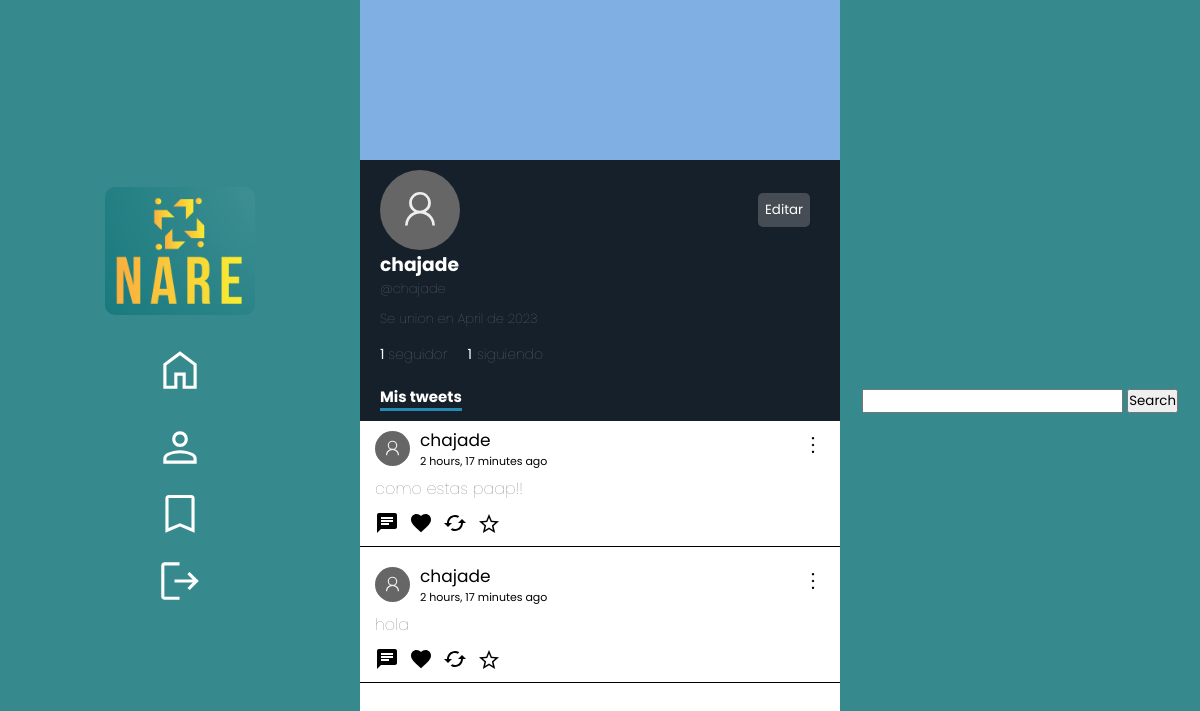
Before: /profiles/chajade (signed in) with the older database file.
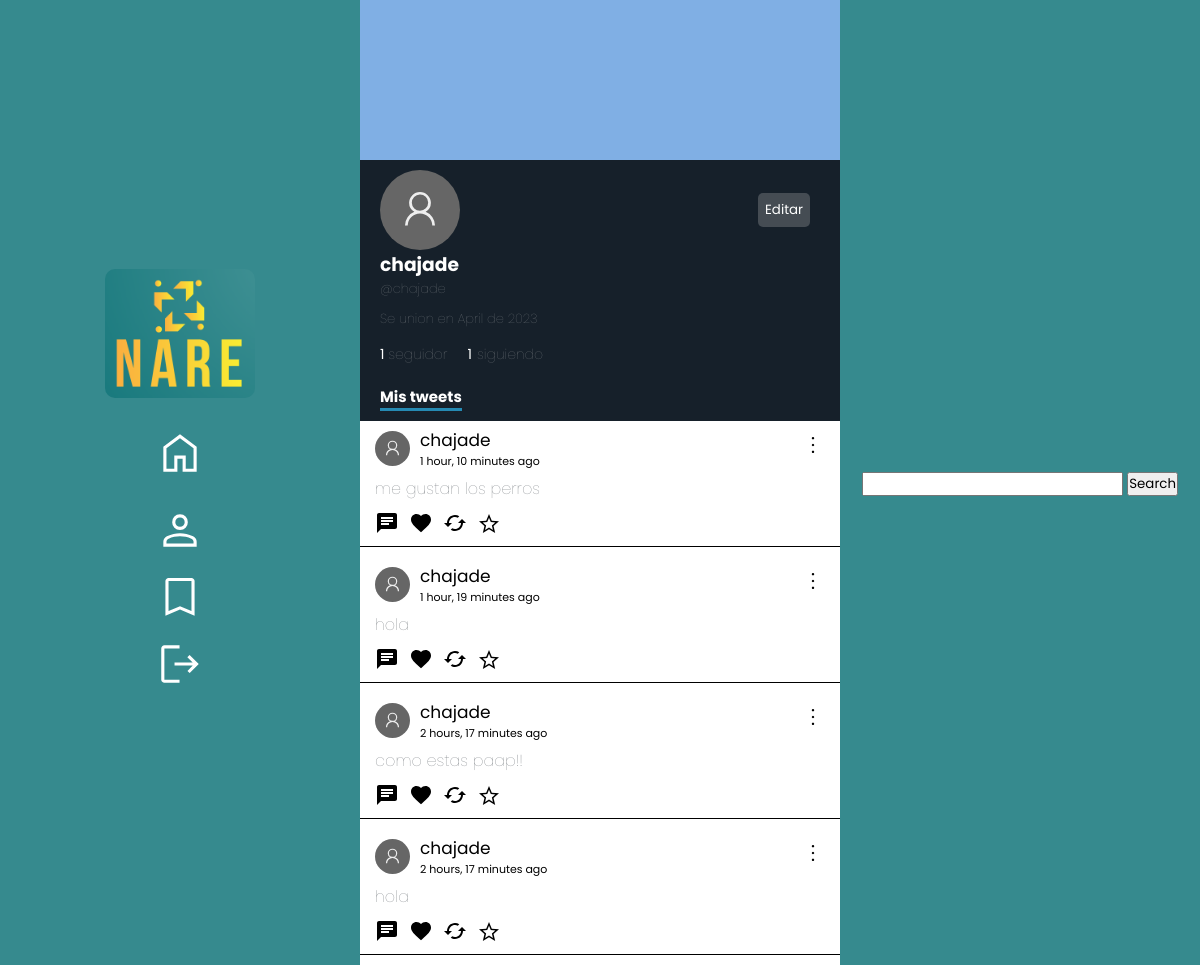
After: the same page with the newer database file.
### profiles/models.py (models this page shows, shortened)
class Profiles(models.Model):
    user = models.ForeignKey(User, null=True, on_delete=models.CASCADE )
    username = models.CharField(max_length=30, null=True, default="")
    keeps = models.ManyToManyField(Tweet, related_name='kept_by_profiles', blank=True)
    biography = models.TextField(max_length=250,  null=True, default="", blank=True)
    profileImage = models.ImageField(null=True, blank=True, upload_to='profileImages')
    followers = models.IntegerField(default=0)
    followers_users = models.ManyToManyField('self', symmetrical=False, related_name="followage", blank=True)
    followed_users = models.ManyToManyField('self', symmetrical=False, related_name='following', blank=True)
    birthday = models.DateField(null=True, default=timezone.now)
    created_at = models.DateTimeField(auto_now_add=True)

### tweets/models.py (models this page shows)
class Tweet(models.Model):
    user = models.ForeignKey(User, null=True, on_delete=models.CASCADE)
    content = models.TextField(max_length=180)
    created_at = models.DateTimeField(auto_now_add=True)
    likes = models.IntegerField(default=0)
    likes_users = models.ManyToManyField(User, related_name="likes_tweets")
    retweets = models.IntegerField(default=0)
    parent_tweet = models.IntegerField(null=True)

### profiles/views.py (the view)
# urls.py: path('profiles/<str:account>', views.myProfile, name="myProfile"),
def myProfile(request, account):
    cant_followers = 0
    cant_following = 0
    current_profile = ""
    current_profile = Profiles.objects.get(user__username = request.user.username)
    if request.user.is_authenticated and request.user.username == account:
        current_profile = Profiles.objects.get(user__username = request.user.username)
    user = Profiles.objects.get(username=account)
    followers = user.followers_users.all()
    following = user.followed_users.all()
    cant_following = user.followed_users.all().count()
    cant_followers = int(user.followers)
    tweets = Tweet.objects.filter(user__username=account).all()
    print(cant_followers)
    print(cant_following)
    cant_following = user.followed_users.all().count()
    return render(request, 'myProfile.html', {
        'usuario': user,
        'current_user': current_profile,
        'is_self': request.user.is_authenticated and request.user.username == account,
        'followers': followers,
        'cant_followers': cant_followers,
        'tweets': tweets,
        'cant_following': cant_following,
        'following': following
    })

### profiles/templates/myProfile.html (shortened to what this page needs)
{% extends 'base.html' %}
{% load static %}
    {% block content %}
    <link rel="stylesheet" href="{% static 'myProfile.css' %}">
    <link rel="stylesheet" href="{% static 'globalFeed.css' %}">
        <div class="profile">
            <div class="profile-banner">
            </div>
            <div class="profile-info">
                <div class="top">
                    {% if is_self %}
                        <button class="editButton">Editar</button>
                    {% endif %}
                </div>
                <div class="followName">
                    <h3 class="username">{{usuario.user.username}}</h3>
                </div>
                <h4 class="atName">@{{usuario.username}}</h4>
                <h4 class="createdAt">Se union en {{ usuario.created_at|date:"F" }} de {{ usuario.created_at|date:"Y" }}</h4>
                <div class="followers-info">
                    {% if cant_followers == 1 %}
                        <a href="#" class="cant_followers">{{cant_followers}} <span>seguidor</span></a>
                    {% else %}
                        <a href="#" class="cant_followers">{{cant_followers}} <span>seguidores</span></a>
                    {% endif %}
                    <a href="#" class="following">{{cant_following}}<span  class="cant_following">siguiendo</span></a>
                </div>
                <h1 class="myTweets">Mis tweets</h1>
            </div>
                <div class="tweets">
                    {% for tweet in tweets %}
                            {% include 'Tweet.html' %}
                    {% endfor %}
                </div>
    {% endblock content %}

### tweets/templates/base.html (shortened to what this page needs)
{% load static %}
<!DOCTYPE html>
<html lang="es">
  <head>
    <link rel="stylesheet" href="{% static 'base.css' %}" />
  </head>
  <body>
    <div class="container">
      <nav class="navbar-1">
          <ul>
            <img src="{% static 'logo.png' %}" class="logo">
            <li><a href="{% url 'globalFeed' %}"><img  class="img-ul" src="{% static 'home_FILL0_wght400_GRAD0_opsz48.svg' %}"></a><li>
            {% if user.is_authenticated %}
            <li><a href="{% url 'myProfile' user.username %}"><img class="img-ul"  src="{% static 'person_FILL0_wght400_GRAD0_opsz48.svg'%}" ></a></li>
            <li><a href="{% url 'keeped' user.username %}"><img class="img-ul"  src="{% static 'bookmark_FILL0_wght400_GRAD0_opsz48.svg' %}"></a></li>
            <li><a href="{% url 'logout' %}"><img  class="img-ul" src="{% static 'logout_FILL0_wght400_GRAD0_opsz48.svg' %}"></a></li>
            {% else %}
            <li><a href="{% url 'signup' %}">SIGN UP</a></li>
            <li><a href="{% url 'signin' %}">SIGN IN</a></li>
            {% endif %}
          </ul>
        </nav>
        <main class="baseMain">
          {% block content %}
          {% endblock %}
      <nav class="navbar-2">
        <form action="{% url 'search' %}">
              <input type="text" class="searchbar" name="search">
              <button>
                Search
              </button>
            </form>
      </nav>
  </body>
</html>

### tweets/templates/Tweet.html (shortened to what this page needs)
<a href="{% url 'tweetDetails' tweet.id %}" class="tweet">
    <div class="div-content" id="{{tweet.id}}">
        <div class="tweetHead">
            <div class="fotoPerfil">
                <form action="{% url 'myProfile' tweet.user.username %}" class="formName">
                    <button class="usernameTweet">{{tweet.user.username}}</button>
                    <p class="timeAgo">{{tweet.created_at|timesince}} ago</p>
                </form>
            </div>
            <div class="tweetOptions">
                <button  class="optionButtons" data="true"></button>
            </div>
        </div>
        <span class="tweetMessage">{{tweet.content}}</span>
        <div class="buttons">
            <button class="msgButton" id="{{tweet.id}}">
                    <svg class="msgSvg" xmlns="http://www.w3.org/2000/svg" height="24px" viewBox="0 0 24 24" width="24px" fill="#000000">
                        <path d="M0 0h24v24H0z" fill="none"/>
                        <path d="M20 2H4c-1.1 0-1.99.9-1.99 2L2 22l4-4h14c1.1 0 2-.9 2-2V4c0-1.1-.9-2-2-2zM6 9h12v2H6V9zm8 5H6v-2h8v2zm4-6H6V6h12v2z"/>
                    </svg>
                </button>
                <form action="{% url 'like' tweet.id %}" class="likeForm">
                    <button class="likeBtn">
                    </button>
                </form>
                <form>
                    <button>
                    </button>
                </form>
                <form action="{% url 'keepTweets' tweet.id %}">
                    <button>
                        {% if tweet in profile.keeps.all %}
                            <svg class="keepSvg saved" xmlns="http://www.w3.org/2000/svg" height="24px" viewBox="0 96 960 960" width="24px"><path fill="rgb(211, 165, 15)" d="m323 851 157-94 157 95-42-178 138-120-182-16-71-168-71 167-182 16 138 120-42 178Zm-90 125 65-281L80 506l288-25 112-265 112 265 288 25-218 189 65 281-247-149-247 149Zm247-355Z"/></svg>
                        {% else %}
                            <svg class="keepSvg" xmlns="http://www.w3.org/2000/svg" height="24px" viewBox="0 96 960 960" width="24px"><path d="m323 851 157-94 157 95-42-178 138-120-182-16-71-168-71 167-182 16 138 120-42 178Zm-90 125 65-281L80 506l288-25 112-265 112 265 288 25-218 189 65 281-247-149-247 149Zm247-355Z"/></svg>
                        {% endif %}
                    </button>
                </form>
            </div>
        </a>
    </div>

### tweets/static/base.css (style rules this page uses)
* { margin: 0; padding: 0; font-family: 'Poppins', sans-serif; }
.container { display: flex; justify-content: center; width: 100%; position: relative; }
.baseMain { height: 100vh; display: flex; width: 40vw; }
.navbar-1, .navbar-2 { width: 30vw; background-color: #368a8e; display: flex; flex-direction: column; justify-content: center; align-items: center; height: 100%; }
.navbar-1 { position: fixed; left: 0; top: 0; z-index: 10; }
.navbar-2 { position: fixed; right: 0; top: 0; z-index: 10; }
ul { display: flex; flex-direction: column; gap: 10px; color: white; align-items: center; justify-content: center; }
ul img { width: 150px; border-radius: 10px; }
ul li { list-style: none; }
ul li a { text-decoration: none; color: white; }
.img-ul { width: 50px; }
.logo { margin-bottom: 20px; }

### tweets/static/myProfile.css (style rules this page uses)
main { display: flex; flex-direction: column; justify-content: center; align-items: center; height: 100vh; }
.profile { width: 100%; }
.profile-banner { height: 20vh; width: 100%; background-color: rgb(128, 175, 228); }
.profile-info { width: 100%; height: auto; background-color: rgba(22, 32, 42, 1); color: white; padding: 10px; padding-left: 20px; }
.atName, .createdAt { color: rgba(113, 118, 123, 1); font-weight: 100; font-size: 13px; }
.createdAt { margin-top: 10px; }
.followers-info { margin-top: 15px; display: flex; gap: 20px; }
.cant_followers, h4, .following { bottom: 0; text-decoration: none; color: white; font-size: 14px; }
.followName { display: flex; gap: 20px; }
.myTweets { font-size: 15px; margin-top: 20px; border-bottom: 3px solid rgb(37, 138, 179); display: inline-block; }
span { color: rgba(113, 118, 123, 1); font-weight: 100; }
.profile-info svg { width: 80px; }
.usernameTweet { background-color: transparent; border: none; cursor: pointer; }
.top { display: flex; justify-content: space-between; align-items: center; }
.editButton { margin-right: 50px; border-radius: 5px; background-color: rgba(113, 118, 123, 0.514); border: none; outline: none; cursor: pointer; padding: 7px; color: white; transition: background-color .3s ease, color .3s ease-in-out; }
.cant_following { padding-left: 5px; }

### tweets/static/globalFeed.css (style rules this page uses)
.tweetMessage { z-index: 1000000000000; cursor: default; }
main { display: flex; flex-direction: column; justify-content: start; align-items: center; height: 100vh; }
.tweet { text-decoration: none; color: black; z-index: 0; }
.tweets { display: flex; flex-direction: column-reverse; width: 40vw; }
.div-content { display: flex; flex-direction: column; margin: 0 10px 10px 0; height: auto; padding-left: 15px; width: 100%; border-bottom: 1px solid black; }
.div-content .usernameTweet { text-decoration: none; color: black; background-color: transparent; border: none; font-size: 17px; cursor: pointer; }
.tweetHead { display: flex; justify-content: space-between; }
.tweetHead button { margin-right: 30px; background-color: transparent; border: none; cursor: pointer; }
.tweetOptions button { position: relative; color: white; font-size: 15px; z-index: 1000000; }
.tweetHead svg { width: 24px; }
.buttons { display: flex; }
.buttons button { background: transparent; border: none; padding: 10px 10px 5px 0; cursor: pointer; }
.likeForm { display: flex; align-items: center; }
.fotoPerfil { display: flex; gap: 10px; align-items: center; }
.fotoPerfil svg, .fotoPerfil button { width: 35px; }
.formName { font-size: 11px; gap: 20px; }

Changed rows visible on the page:
added Tweet: user.username "chajade", created_at "1 hour, 19 minutes", content "hola"
added Tweet: user.username "chajade", created_at "1 hour, 10 minutes", content "me gustan los perros"
